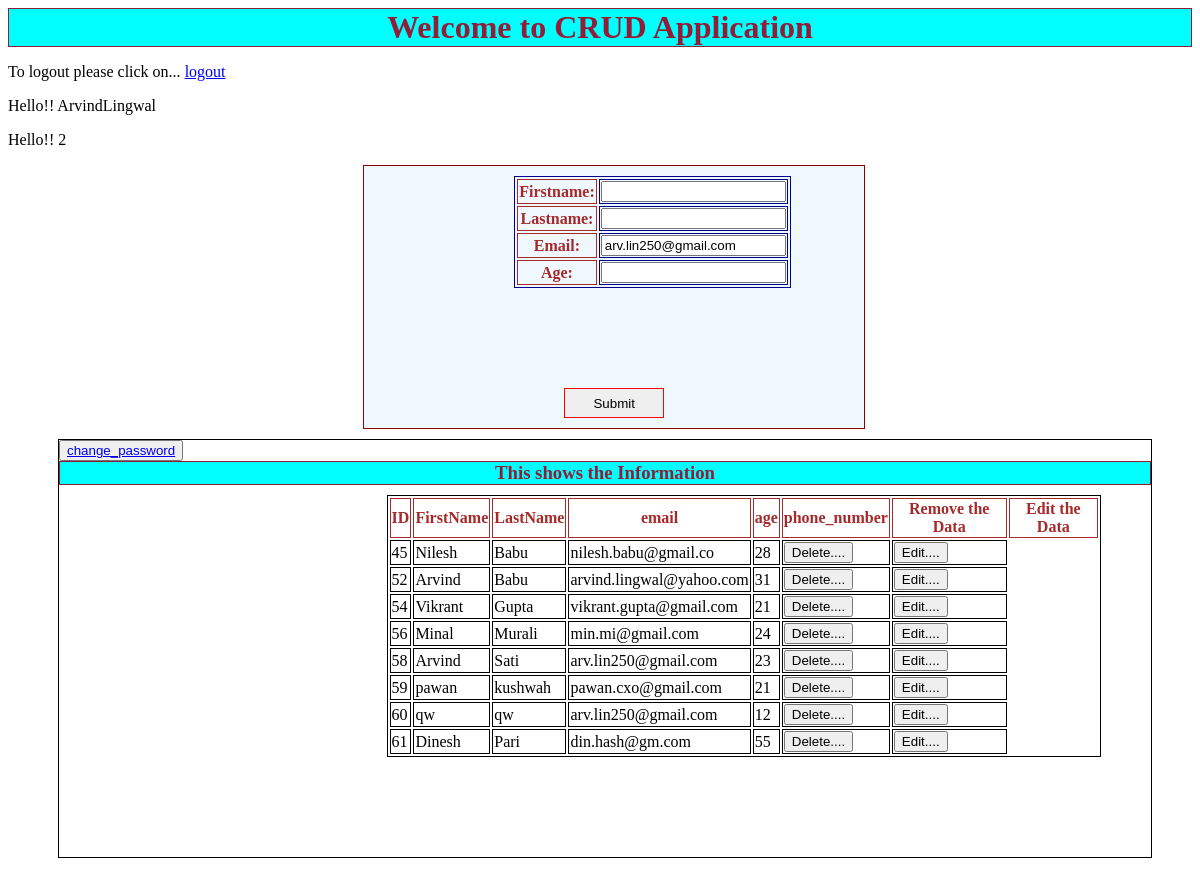
Page /crud (signed in) on the earlier database version.
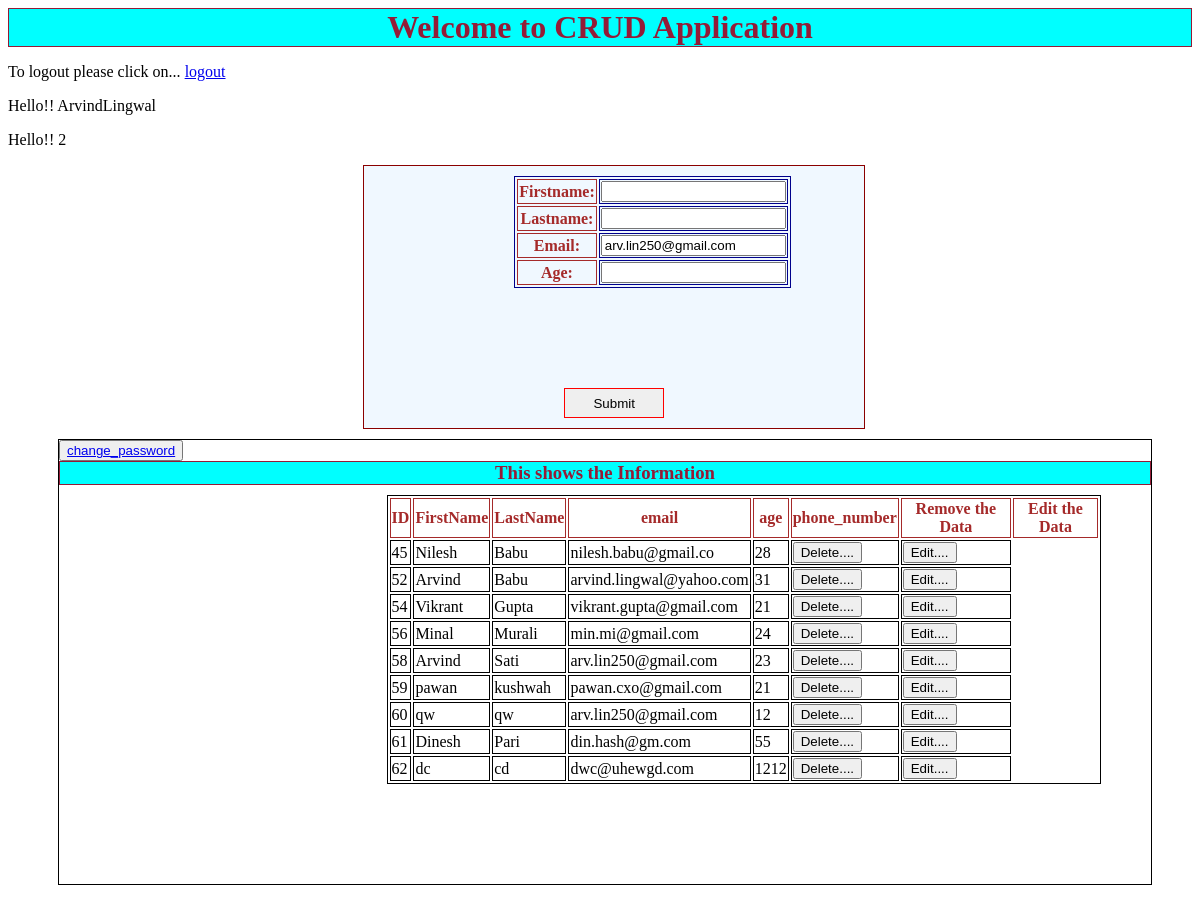
Same page on the later database version.
### crud1/models.py (models this page shows, shortened)
class Information(models.Model):
    user = models.ForeignKey(User, on_delete=models.CASCADE, null=False, blank=True)
    firstname = models.CharField(max_length=20, default=' ')
    lastname = models.CharField(max_length=20)
    email = models.EmailField()
    age = models.IntegerField()

### crud1/views.py (the view)
# urls.py: path('crud', views.my_view, name='my_view'),
@login_required(login_url='/login/')
def my_view(request):
    if request.method == 'POST':
        obj = User.objects.get(pk=request.user.id)
        print(obj)
        fm = InformationForm(request.POST)
        if fm.is_valid():
            new_key = fm.save()
            add_value = Information.objects.get(id=new_key.pk)
            add_value.user = obj
            add_value.save()
        return HttpResponseRedirect(reverse('my_view'))
    else:
        obj = User.objects.get(pk = request.user.id)
        fm = InformationForm(instance=obj)
        fm.id = obj
    data = Information.objects.filter(user=request.user)
    context = {
        'form': fm,
        "data_info": data,
    }
    return render(request, "home.html", context)

### crud1/form.py
class InformationForm(forms.ModelForm):
    class Meta:
        model = Information
        fields = ['firstname', 'lastname', 'email', 'age']

### templates/home.html (shortened to what this page needs)
<!doctype html>
<html lang="en">
<head>
</head>
<body>
<h1>Welcome to CRUD Application</h1>
<p> To logout please click on... <a href="{% url "logout" %}">logout</a></p>
<p>Hello!! {{ request.user }}</p>
<p>Hello!! {{ request.user.id }}</p>
<div class="form">
<form action = "#" method="POST" >
    <table>
    {{ form.as_table }}
    </table>
    <input  class='container' type="submit" value = "Submit">
</form>
</div>
<div class="table">
<button type="button"><a href="{% url 'change-password' %}">change_password</a></button>
    <h3>This shows the Information</h3>
    {% if data_info %}
    <table>
    <thead>
        <tr>
            <th>ID</th>
            <th>FirstName</th>
            <th>LastName</th>
            <th>email</th>
            <th>age</th>
            <th>phone_number</th>
            <th>Remove the Data</th>
            <th>Edit the Data</th>
        </tr>
    </thead>
    <tbody>
        {% for inf in data_info %}
        <tr>
            <td>{{ inf.id }}</td>
            <td>{{ inf.firstname }}</td>
            <td>{{ inf.lastname }}</td>
            <td>{{ inf.email }}</td>
            <td>{{ inf.age }}</td>
            <td ><a href = "{% url 'confirm_delete' id=inf.id %}" style="color: Blue">
                <button>Delete....</button>
                </a>
            </td>
            <td ><a href = '{% url 'updated' id=inf.id %}'>
                <button>Edit....</button>
                </a>
            </td>
        </tr>
    {% endfor %}
    </tbody>
    </table>
    {% endif %}
</div>
</body>
</html>

Differences in the rows shown:
added Information: id "62", firstname "dc", lastname "cd", email "dwc@uhewgd.com", age "1212"
